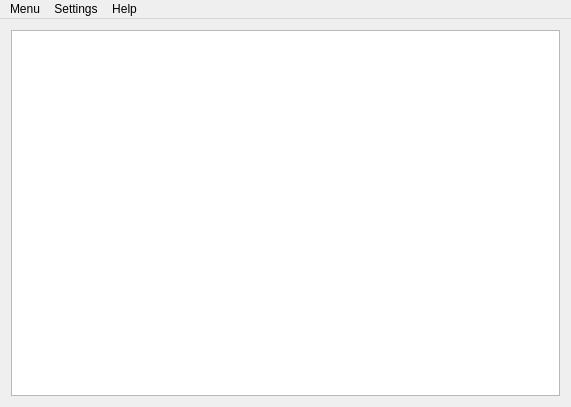
<?xml version="1.0" encoding="UTF-8"?>
<ui version="4.0">
    <class>ClientApp</class>
    <widget class="QMainWindow" name="ClientApp">
        <property name="geometry">
            <rect>
                <x>0</x>
                <y>0</y>
                <width>571</width>
                <height>407</height>
            </rect>
        </property>
        <property name="windowTitle">
            <string>Decision Descent - Client</string>
        </property>
        <widget class="QWidget" name="app_central">
            <layout class="QGridLayout" name="gridLayout">
                <item row="0" column="0">
                    <widget class="QTextBrowser" name="log">
                        <property name="lineWrapMode">
                            <enum>QTextEdit::NoWrap</enum>
                        </property>
                    </widget>
                </item>
            </layout>
        </widget>
        <widget class="QMenuBar" name="menu_bar">
            <property name="geometry">
                <rect>
                    <x>0</x>
                    <y>0</y>
                    <width>571</width>
                    <height>21</height>
                </rect>
            </property>
            <widget class="QMenu" name="menu_menu">
                <property name="title">
                    <string>Menu</string>
                </property>
                <addaction name="menu_quit"/>
            </widget>
            <widget class="QMenu" name="menu_settings">
                <property name="title">
                    <string>Settings</string>
                </property>
            </widget>
            <widget class="QMenu" name="menu_help">
                <property name="title">
                    <string>Help</string>
                </property>
                <addaction name="help_help"/>
                <addaction name="help_about"/>
                <addaction name="separator"/>
                <addaction name="help_license"/>
            </widget>
            <addaction name="menu_menu"/>
            <addaction name="menu_settings"/>
            <addaction name="menu_help"/>
        </widget>
        <action name="menu_quit">
            <property name="text">
                <string>Quit</string>
            </property>
            <property name="shortcut">
                <string>Ctrl+Q</string>
            </property>
        </action>
        <action name="help_about">
            <property name="text">
                <string>About</string>
            </property>
            <property name="shortcut">
                <string>Ctrl+A</string>
            </property>
        </action>
        <action name="help_help">
            <property name="text">
                <string>Help</string>
            </property>
            <property name="shortcut">
                <string>Ctrl+H</string>
            </property>
        </action>
        <action name="help_license">
            <property name="text">
                <string>License</string>
            </property>
            <property name="shortcut">
                <string/>
            </property>
        </action>
    </widget>
    <layoutdefault spacing="6" margin="11"/>
    <resources/>
    <connections/>
</ui>
